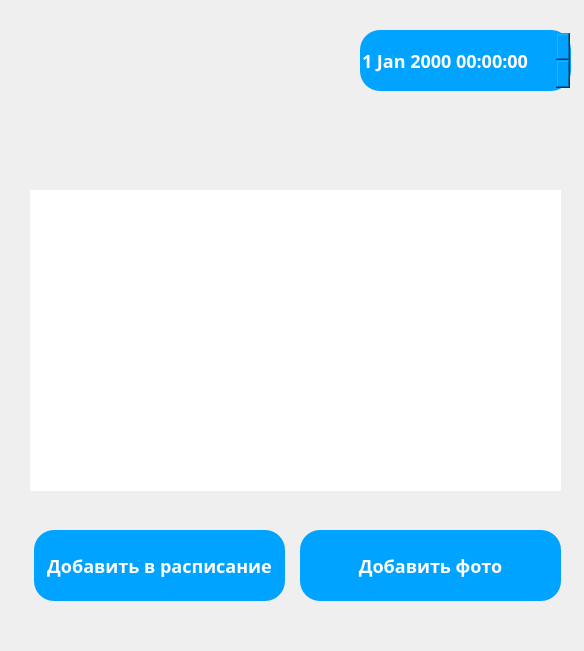
<?xml version="1.0" encoding="UTF-8"?>
<ui version="4.0">
 <class>Form</class>
 <widget class="QWidget" name="Form">
  <property name="geometry">
   <rect>
    <x>0</x>
    <y>0</y>
    <width>584</width>
    <height>651</height>
   </rect>
  </property>
  <property name="windowTitle">
   <string>Form</string>
  </property>
  <widget class="QDateTimeEdit" name="dateTimeEdit">
   <property name="geometry">
    <rect>
     <x>360</x>
     <y>30</y>
     <width>211</width>
     <height>61</height>
    </rect>
   </property>
   <property name="styleSheet">
    <string notr="true">position: absolute;
width: 150px;
height: 52px;
left: 28px;
top: 307px;

background: #00A3FF;
box-shadow: 0px 4px 4px rgba(0, 0, 0, 0.25);
border-radius: 20px;
position: absolute;
width: 94px;
height: 28px;
left: 56px;
top: 319px;

font-family: Montserrat;
font-style: normal;
font-weight: bold;
font-size: 18px;
line-height: 22px;
display: flex;
align-items: center;
text-align: center;

color: #FFFFFF;
</string>
   </property>
  </widget>
  <widget class="QTextEdit" name="textEdit">
   <property name="geometry">
    <rect>
     <x>30</x>
     <y>190</y>
     <width>531</width>
     <height>301</height>
    </rect>
   </property>
   <property name="styleSheet">
    <string notr="true">position: absolute;
width: 150px;
height: 52px;
left: 28px;
top: 307px;


box-shadow: 0px 4px 4px rgba(0, 0, 0, 0.25);
border-radius: 20px;
position: absolute;
width: 94px;
height: 28px;
left: 56px;
top: 319px;

font-family: Montserrat;
font-style: normal;
font-weight: bold;
font-size: 18px;
line-height: 22px;
display: flex;
align-items: center;
text-align: center;

color: (0, 0, 0);
</string>
   </property>
  </widget>
  <widget class="QPushButton" name="pushButton">
   <property name="geometry">
    <rect>
     <x>34</x>
     <y>530</y>
     <width>251</width>
     <height>71</height>
    </rect>
   </property>
   <property name="styleSheet">
    <string notr="true">position: absolute;
width: 150px;
height: 52px;
left: 28px;
top: 307px;

background: #00A3FF;
box-shadow: 0px 4px 4px rgba(0, 0, 0, 0.25);
border-radius: 20px;
position: absolute;
width: 94px;
height: 28px;
left: 56px;
top: 319px;

font-family: Montserrat;
font-style: normal;
font-weight: bold;
font-size: 18px;
line-height: 22px;
display: flex;
align-items: center;
text-align: center;

color: #FFFFFF;
</string>
   </property>
   <property name="text">
    <string>Добавить в расписание</string>
   </property>
  </widget>
  <widget class="QLabel" name="label">
   <property name="geometry">
    <rect>
     <x>-16</x>
     <y>8</y>
     <width>211</width>
     <height>71</height>
    </rect>
   </property>
   <property name="styleSheet">
    <string notr="true">font-size: 15px;
</string>
   </property>
   <property name="text">
    <string/>
   </property>
  </widget>
  <widget class="QLabel" name="label_2">
   <property name="geometry">
    <rect>
     <x>20</x>
     <y>10</y>
     <width>321</width>
     <height>151</height>
    </rect>
   </property>
   <property name="text">
    <string/>
   </property>
  </widget>
  <widget class="QPushButton" name="pushButton_2">
   <property name="geometry">
    <rect>
     <x>300</x>
     <y>530</y>
     <width>261</width>
     <height>71</height>
    </rect>
   </property>
   <property name="styleSheet">
    <string notr="true">position: absolute;
width: 150px;
height: 52px;
left: 28px;
top: 307px;

background: #00A3FF;
box-shadow: 0px 4px 4px rgba(0, 0, 0, 0.25);
border-radius: 20px;
position: absolute;
width: 94px;
height: 28px;
left: 56px;
top: 319px;

font-family: Montserrat;
font-style: normal;
font-weight: bold;
font-size: 18px;
line-height: 22px;
display: flex;
align-items: center;
text-align: center;

color: #FFFFFF;
</string>
   </property>
   <property name="text">
    <string>Добавить фото</string>
   </property>
  </widget>
 </widget>
 <resources/>
 <connections/>
</ui>
